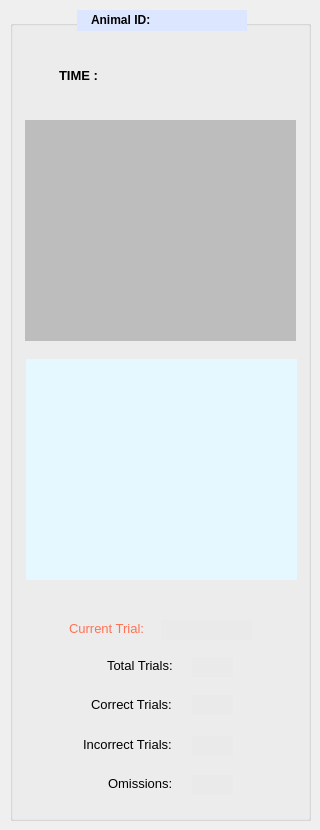
    <widget class="QWidget" name="Overview">
     <attribute name="title">
      <string>Overview</string>
     </attribute>
     <widget class="QGroupBox" name="OV_Box">
      <property name="geometry">
       <rect>
        <x>10</x>
        <y>20</y>
        <width>301</width>
        <height>801</height>
       </rect>
      </property>
      <property name="font">
       <font>
        <pointsize>10</pointsize>
        <bold>true</bold>
       </font>
      </property>
      <property name="styleSheet">
       <string notr="true">border-color: rgb(112, 255, 122);
</string>
      </property>
      <property name="title">
       <string/>
      </property>
      <widget class="QWidget" name="OV_plt_Camera" native="true">
       <property name="geometry">
        <rect>
         <x>15</x>
         <y>100</y>
         <width>271</width>
         <height>221</height>
        </rect>
       </property>
       <property name="styleSheet">
        <string notr="true">background-color: rgb(189, 189, 189);</string>
       </property>
      </widget>
      <widget class="QWidget" name="OV_plt_AnimalPerformance" native="true">
       <property name="geometry">
        <rect>
         <x>16</x>
         <y>339</y>
         <width>271</width>
         <height>221</height>
        </rect>
       </property>
       <property name="styleSheet">
        <string notr="true">background-color: rgb(230, 248, 255);</string>
       </property>
      </widget>
      <widget class="QLabel" name="OV_box_Chronometer">
       <property name="geometry">
        <rect>
         <x>93</x>
         <y>44</y>
         <width>160</width>
         <height>21</height>
        </rect>
       </property>
       <property name="font">
        <font>
         <pointsize>14</pointsize>
        </font>
       </property>
       <property name="text">
        <string/>
       </property>
       <property name="alignment">
        <set>Qt::AlignCenter</set>
       </property>
      </widget>
      <widget class="QLabel" name="OV_lbl_Time">
       <property name="geometry">
        <rect>
         <x>49</x>
         <y>45</y>
         <width>41</width>
         <height>20</height>
        </rect>
       </property>
       <property name="font">
        <font>
         <pointsize>10</pointsize>
         <bold>true</bold>
        </font>
       </property>
       <property name="text">
        <string>TIME :</string>
       </property>
      </widget>
      <widget class="QLabel" name="OV_lbl_Omissions">
       <property name="geometry">
        <rect>
         <x>98</x>
         <y>753</y>
         <width>71</width>
         <height>20</height>
        </rect>
       </property>
       <property name="font">
        <font>
         <pointsize>10</pointsize>
        </font>
       </property>
       <property name="text">
        <string>Omissions: </string>
       </property>
      </widget>
      <widget class="QLabel" name="OV_box_CorrectTrials">
       <property name="geometry">
        <rect>
         <x>182</x>
         <y>675</y>
         <width>41</width>
         <height>20</height>
        </rect>
       </property>
       <property name="font">
        <font>
         <pointsize>10</pointsize>
        </font>
       </property>
       <property name="styleSheet">
        <string notr="true">background-color: rgb(234, 234, 234);</string>
       </property>
       <property name="text">
        <string/>
       </property>
       <property name="alignment">
        <set>Qt::AlignCenter</set>
       </property>
      </widget>
      <widget class="QLabel" name="OV_box_IncorrectTrials">
       <property name="geometry">
        <rect>
         <x>182</x>
         <y>716</y>
         <width>41</width>
         <height>20</height>
        </rect>
       </property>
       <property name="font">
        <font>
         <pointsize>10</pointsize>
        </font>
       </property>
       <property name="styleSheet">
        <string notr="true">background-color: rgb(234, 234, 234);</string>
       </property>
       <property name="text">
        <string/>
       </property>
       <property name="alignment">
        <set>Qt::AlignCenter</set>
       </property>
      </widget>
      <widget class="QLabel" name="OV_box_TotalTrials">
       <property name="geometry">
        <rect>
         <x>182</x>
         <y>637</y>
         <width>41</width>
         <height>20</height>
        </rect>
       </property>
       <property name="font">
        <font>
         <pointsize>10</pointsize>
        </font>
       </property>
       <property name="styleSheet">
        <string notr="true">background-color: rgb(234, 234, 234);</string>
       </property>
       <property name="text">
        <string/>
       </property>
       <property name="alignment">
        <set>Qt::AlignCenter</set>
       </property>
      </widget>
      <widget class="QLabel" name="OV_lbl_TotalTrials">
       <property name="geometry">
        <rect>
         <x>97</x>
         <y>637</y>
         <width>71</width>
         <height>16</height>
        </rect>
       </property>
       <property name="font">
        <font>
         <pointsize>10</pointsize>
        </font>
       </property>
       <property name="text">
        <string>Total Trials: </string>
       </property>
      </widget>
      <widget class="QLabel" name="OV_box_Omissions">
       <property name="geometry">
        <rect>
         <x>182</x>
         <y>755</y>
         <width>41</width>
         <height>20</height>
        </rect>
       </property>
       <property name="font">
        <font>
         <pointsize>10</pointsize>
        </font>
       </property>
       <property name="styleSheet">
        <string notr="true">background-color: rgb(234, 234, 234);</string>
       </property>
       <property name="text">
        <string/>
       </property>
       <property name="alignment">
        <set>Qt::AlignCenter</set>
       </property>
      </widget>
      <widget class="QLabel" name="OV_lbl_IncorrectTrials">
       <property name="geometry">
        <rect>
         <x>73</x>
         <y>716</y>
         <width>91</width>
         <height>16</height>
        </rect>
       </property>
       <property name="font">
        <font>
         <pointsize>10</pointsize>
        </font>
       </property>
       <property name="text">
        <string>Incorrect Trials: </string>
       </property>
      </widget>
      <widget class="QLabel" name="OV_lbl_CorrectTrials">
       <property name="geometry">
        <rect>
         <x>81</x>
         <y>676</y>
         <width>81</width>
         <height>16</height>
        </rect>
       </property>
       <property name="font">
        <font>
         <pointsize>10</pointsize>
        </font>
       </property>
       <property name="text">
        <string>Correct Trials: </string>
       </property>
      </widget>
      <widget class="QLabel" name="OV_lbl_CurrentTrial">
       <property name="geometry">
        <rect>
         <x>59</x>
         <y>600</y>
         <width>81</width>
         <height>16</height>
        </rect>
       </property>
       <property name="font">
        <font>
         <pointsize>10</pointsize>
        </font>
       </property>
       <property name="styleSheet">
        <string notr="true">color: rgb(255, 113, 85);</string>
       </property>
       <property name="text">
        <string>Current Trial:</string>
       </property>
      </widget>
      <widget class="QLabel" name="OV_box_CurrentTrial">
       <property name="geometry">
        <rect>
         <x>151</x>
         <y>600</y>
         <width>91</width>
         <height>20</height>
        </rect>
       </property>
       <property name="font">
        <font>
         <pointsize>10</pointsize>
        </font>
       </property>
       <property name="styleSheet">
        <string notr="true">background-color: rgb(234, 234, 234);</string>
       </property>
       <property name="text">
        <string/>
       </property>
       <property name="alignment">
        <set>Qt::AlignCenter</set>
       </property>
      </widget>
     </widget>
     <widget class="QWidget" name="OV_bkg_AnimalID" native="true">
      <property name="geometry">
       <rect>
        <x>77</x>
        <y>10</y>
        <width>170</width>
        <height>21</height>
       </rect>
      </property>
      <property name="styleSheet">
       <string notr="true">background-color: rgb(220, 231, 255);</string>
      </property>
      <widget class="QLabel" name="OV_lbl_AnimalID">
       <property name="geometry">
        <rect>
         <x>14</x>
         <y>-1</y>
         <width>81</width>
         <height>21</height>
        </rect>
       </property>
       <property name="font">
        <font>
         <pointsize>9</pointsize>
         <bold>true</bold>
        </font>
       </property>
       <property name="text">
        <string>Animal ID:</string>
       </property>
      </widget>
      <widget class="QLabel" name="OV_txt_AnimalID">
       <property name="geometry">
        <rect>
         <x>79</x>
         <y>-1</y>
         <width>71</width>
         <height>21</height>
        </rect>
       </property>
       <property name="font">
        <font>
         <pointsize>10</pointsize>
        </font>
       </property>
       <property name="text">
        <string/>
       </property>
      </widget>
     </widget>
    </widget>
